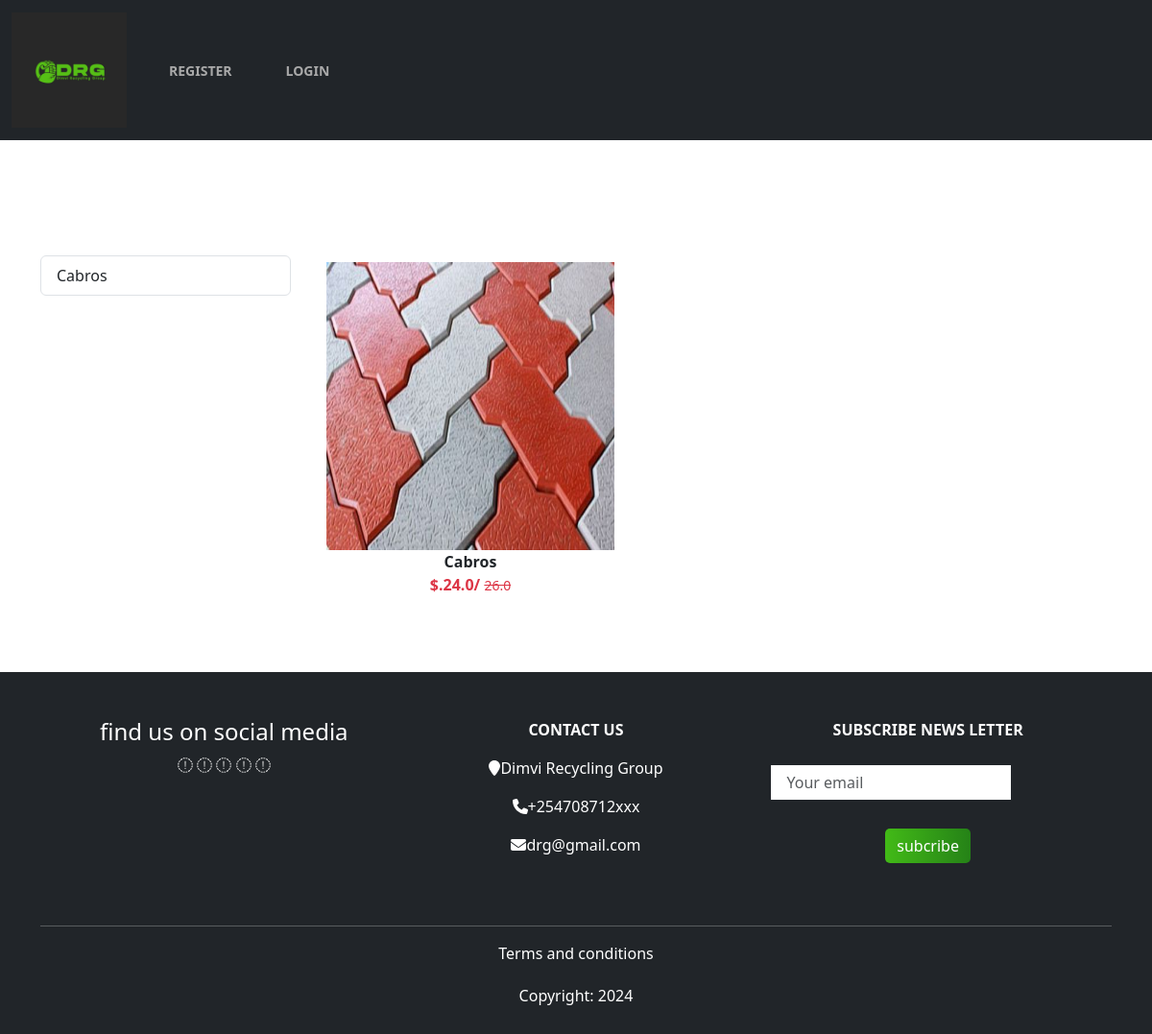
/category/cb, run on the app's committed database.
### app/models.py (models this page shows, shortened)
class Product(models.Model):
    title = models.CharField(max_length=100)
    selling_price = models.FloatField()
    discounted_price = models.FloatField()
    description = models.TextField()
    composition= models.TextField(default="")
    category = models.CharField(choices=CATEGORY_CHOICES, max_length=2)
    product_image = models.ImageField(upload_to='product')

### app/views.py (the view)
# urls.py: path("category/<slug:val>", views.CategoryView.as_view(), name="category"),
class CategoryView(View):
    def get(self, request, val):
        product = Product.objects.filter(category = val)
        title = Product.objects.filter(category = val).values('title')
        return render(request, "app/category.html", locals())

### app/templates/app/category.html (shortened to what this page needs)
{% extends 'app/base.html' %}
{% load static %}
{% block main-content %}
<section id="cate">
  <div class=" container my-5">
    <div class="row">
      <div class="col-md-3 ">
        <div class="list-group ">
          {% for val in title %}
          <a href='{%url 'category-title' val.title %}' class='list-group-item list-group-item-action' aria-current="true">{{val.title}} </a>
          {% endfor %}
        </div>
      </div>
      <div class="col-md-9 ">
        <div class="row">
          {% for prod in product %}
          <div class="col tex-center mb-4">
            <a href="{% url 'productdetail' prod.id %}" class="btn">
              <div>
                <img src="{{prod.product_image.url}}" width="300px" height="300px">
                <div class="fw-bold">{{prod.title}}</div>
                <div class="fw-bold text-danger">
                  $.{{prod.discounted_price}}/
                  <small class="fw-light text-decoration-line-through">
                    {{prod.selling_price}}
                  </small>
                </div>
              </div>
            </a>
          </div>
          {% endfor %}
        </div>
      </div>
    </div>
  </div>
</section>
{% endblock main-content %}

### app/static/app/css/style.css (style rules this page uses)
#cate { margin-top:10% ; }

### data on the page
Product: product_image (picture), title "Cabros", discounted_price "24.0", selling_price "26.0"

### other printed values
{{ val.title }} "Cabros"
